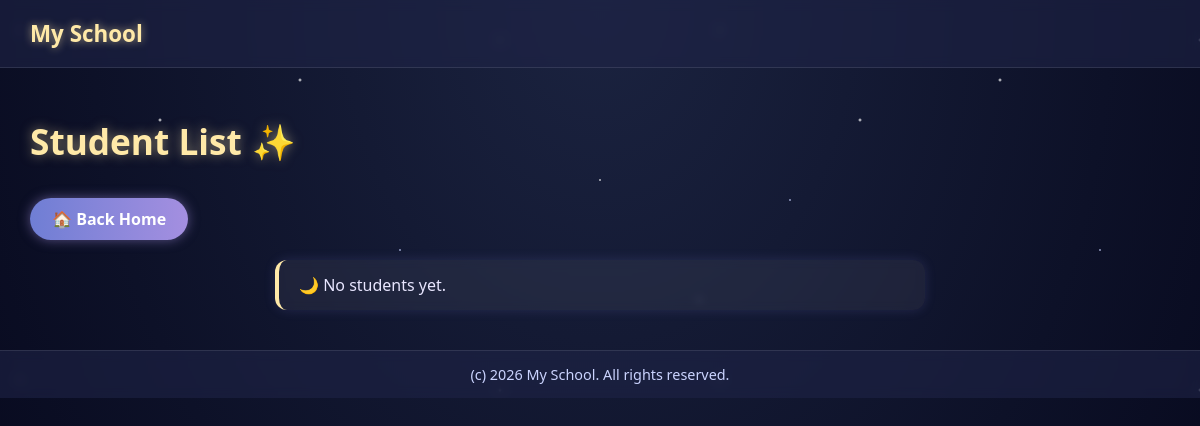
The page /list/ on the database as committed earlier.
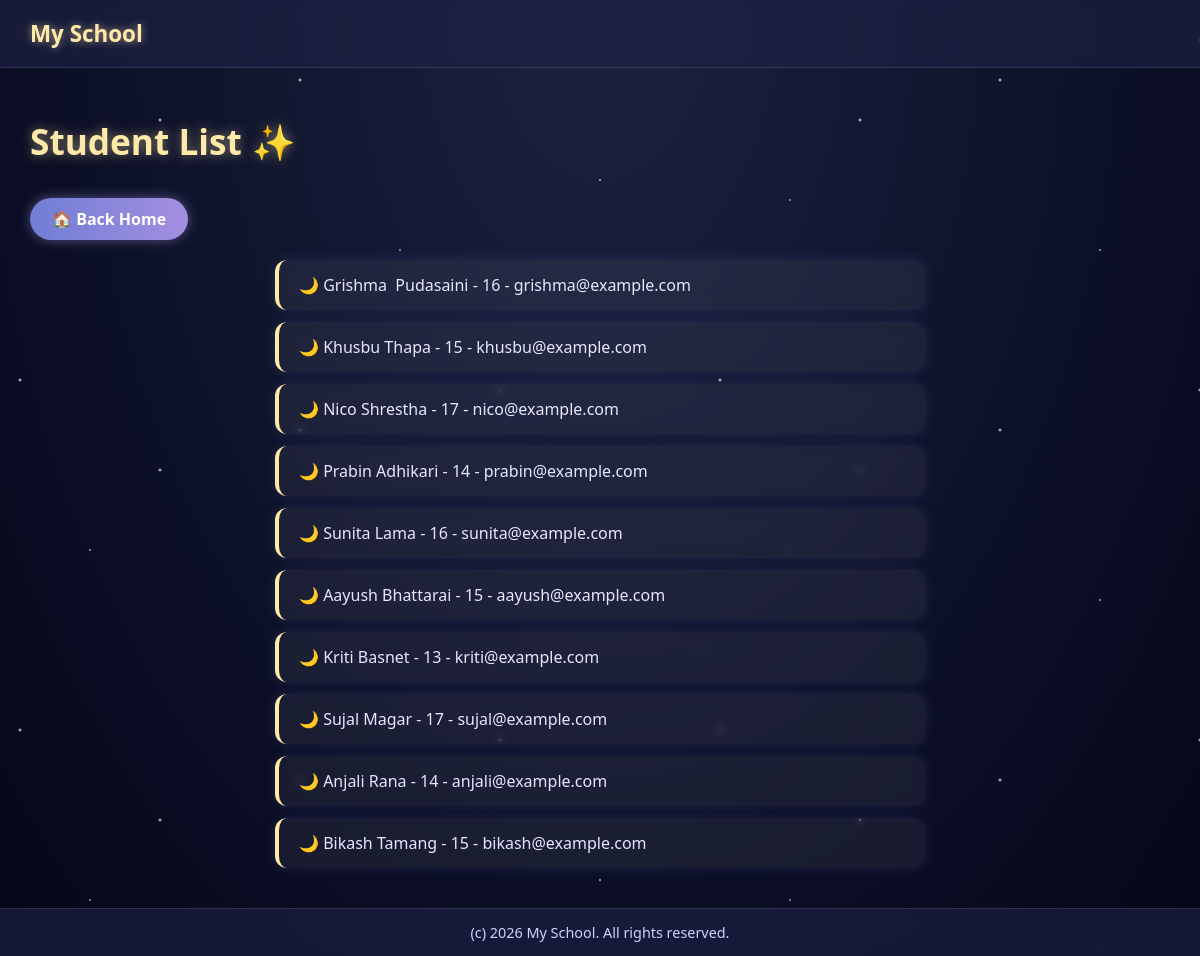
The same page on the database as committed later.
### students/models.py (models this page shows, shortened)
class Student(models.Model):
    GRADE_CHOICES = [
        ('1', 'Grade 1'),
        ('2', 'Grade 2'),
        ('3', 'Grade 3'),
        ('4', 'Grade 4'),
        ('5', 'Grade 5'),
    ]
    GENDER_CHOICES = [
        ('M', 'Male'),
        ('F', 'Female'),
        ('O', 'Other'),
    ]
    class_name = models.ForeignKey(Class, on_delete=models.CASCADE, null=True, blank=True)
    name = models.CharField(max_length=100)
    age = models.IntegerField()
    email = models.EmailField(unique=True)
    phone_number = models.CharField(max_length=15, blank=True)
    gender = models.CharField(max_length=1, choices=GENDER_CHOICES)
    grade = models.CharField(max_length=1, choices=GRADE_CHOICES)
    address = models.CharField(max_length=255, blank=True)
    guardian_name = models.CharField(max_length=100, blank=True)
    guardian_phone = models.CharField(max_length=15, blank=True)
    enrollment_date = models.DateField()
    is_active = models.BooleanField(default=True)

### students/views.py (the view)
# urls.py: path('list/', views.student_list, name='student-list'),
def student_list(request):
    students = Student.objects.all()
    return render(request, "students/list.html", {"students": students})

### students/templates/students/list.html (shortened to what this page needs)
{% extends "students/base.html" %}
{% block content %}
<h1>Student List</h1>
<a href="{% url 'students:home' %}" class="btn">🏠 Back Home</a>
<ul>
    {% for s in students %}
    <li>{{ s.name }} - {{ s.age }} - {{ s.email }}</li>
    {% empty %}
    <li>No students yet.</li>
    {% endfor %}
</ul>
{% endblock %}

### students/templates/students/base.html (shortened to what this page needs)
{% load static %}
<!DOCTYPE html>
<html>
<head>
    <link rel="stylesheet" href="{% static 'students/css/style.css' %}">
</head>
<body>
    <nav> My School</nav>
    {% block content %}{% endblock %}
    <footer>(c) 2026 My School. All rights reserved.</footer>
</body>
</html>

### students/static/students/css/style.css (style rules this page uses)
body { font-family: 'Poppins', 'Segoe UI', sans-serif; margin: 0; padding: 0; background: radial-gradient(ellipse at top, #1b2340 0%, #0d1128 60%, #05061a 100%); background-attachment: fixed; color: #e8e6ff; min-height: 100vh; position: relative; overflow-x: hidden; }
body::before { content: ""; position: fixed; top: 0; left: 0; width: 100%; height: 100%; background-image: radial-gradient(2px 2px at 20px 30px, #ffffff, transparent), radial-gradient(2px 2px at 160px 120px, #ffffff, transparent), radial-gradient(1.5px 1.5px at 90px 200px, #cbd4ff, transparent), radial-gradient(2px 2px at 300px 80px, #ffffff, transparent), radial-gradient(1.5px 1.5px at 400px 250px, #cbd4ff, transparent), radial-gradient(2px 2px at 500px 40px, #ffffff, transparent), radial-gradient(1.5px 1.5px at 600px 180px, #ffffff, transparent), radial-gradient(2px 2px at 700px 300px, #cbd4ff, transparent); background-repeat: repeat; background-size: 700px 350px; animation: twinkle 4s infinite alternate; z-index: 0; pointer-events: none; }
nav { background: rgba(30, 35, 70, 0.6); backdrop-filter: blur(6px); padding: 18px 30px; font-size: 1.4rem; font-weight: 700; color: #ffe9a8; text-shadow: 0 0 8px rgba(255, 233, 168, 0.6); border-bottom: 1px solid rgba(255, 255, 255, 0.1); position: relative; z-index: 1; }
h1 { color: #ffe9a8; text-shadow: 0 0 12px rgba(255, 233, 168, 0.5); padding: 25px 30px 10px; font-size: 2.2rem; position: relative; z-index: 1; }
h1::after { content: "✨"; margin-left: 10px; }
ul { list-style: none; padding: 0 30px; max-width: 650px; margin: 0 auto 30px; position: relative; z-index: 1; }
li { background: rgba(255, 255, 255, 0.06); backdrop-filter: blur(4px); border-left: 4px solid #ffe9a8; padding: 14px 20px; margin-bottom: 12px; border-radius: 12px; box-shadow: 0 0 12px rgba(140, 150, 255, 0.15); transition: transform 0.2s ease, box-shadow 0.2s ease, background 0.2s ease; font-weight: 500; color: #e8e6ff; }
li::before { content: "🌙 "; }
.btn { display: inline-block; background: linear-gradient(90deg, #6f7ed4, #a48fe0); color: #fff; border: none; padding: 10px 22px; margin: 0 30px 20px; border-radius: 25px; font-weight: 600; text-decoration: none; cursor: pointer; box-shadow: 0 0 12px rgba(164, 143, 224, 0.5); transition: transform 0.15s ease, box-shadow 0.15s ease; position: relative; z-index: 1; }
footer { background: rgba(30, 35, 70, 0.6); backdrop-filter: blur(6px); color: #cbd4ff; text-align: center; padding: 14px; margin-top: 40px; font-size: 0.9rem; border-top: 1px solid rgba(255, 255, 255, 0.1); position: relative; z-index: 1; }

Rows that differ between the two databases and show on the page:
added Student: name "Grishma Pudasaini", age "16", email "grishma@example.com"
added Student: name "Khusbu Thapa", age "15", email "khusbu@example.com"
added Student: name "Nico Shrestha", age "17", email "nico@example.com"
added Student: name "Prabin Adhikari", age "14", email "prabin@example.com"
added Student: name "Sunita Lama", age "16", email "sunita@example.com"
added Student: name "Aayush Bhattarai", age "15", email "aayush@example.com"
added Student: name "Kriti Basnet", age "13", email "kriti@example.com"
added Student: name "Sujal Magar", age "17", email "sujal@example.com"
added Student: name "Anjali Rana", age "14", email "anjali@example.com"
added Student: name "Bikash Tamang", age "15", email "bikash@example.com"
Other text that changed with them:
text no longer shown: "No students yet."
